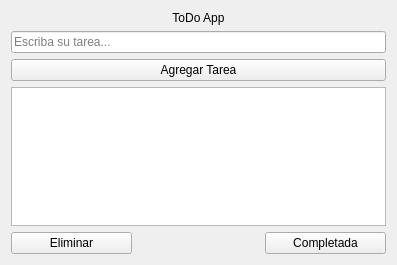
<?xml version="1.0" encoding="UTF-8"?>
<ui version="4.0">
 <class>VentanaPrincipal</class>
 <widget class="QWidget" name="VentanaPrincipal">
  <property name="geometry">
   <rect>
    <x>0</x>
    <y>0</y>
    <width>397</width>
    <height>265</height>
   </rect>
  </property>
  <property name="windowTitle">
   <string>Form</string>
  </property>
  <layout class="QGridLayout" name="gridLayout">
   <item row="1" column="0" colspan="3">
    <widget class="QLineEdit" name="lineEdit">
     <property name="placeholderText">
      <string>Escriba su tarea...</string>
     </property>
    </widget>
   </item>
   <item row="2" column="0" colspan="3">
    <widget class="QPushButton" name="agregar_tarea">
     <property name="text">
      <string>Agregar Tarea</string>
     </property>
    </widget>
   </item>
   <item row="0" column="1">
    <widget class="QLabel" name="titulo_de_app">
     <property name="enabled">
      <bool>true</bool>
     </property>
     <property name="layoutDirection">
      <enum>Qt::LeftToRight</enum>
     </property>
     <property name="text">
      <string>ToDo App</string>
     </property>
     <property name="alignment">
      <set>Qt::AlignCenter</set>
     </property>
    </widget>
   </item>
   <item row="3" column="0" colspan="3">
    <widget class="QListWidget" name="listWidget"/>
   </item>
   <item row="4" column="2">
    <widget class="QPushButton" name="completar_tarea">
     <property name="text">
      <string>Completada</string>
     </property>
    </widget>
   </item>
   <item row="4" column="0">
    <widget class="QPushButton" name="eliminar_tarea">
     <property name="text">
      <string>Eliminar</string>
     </property>
    </widget>
   </item>
  </layout>
 </widget>
 <resources/>
 <connections/>
</ui>
